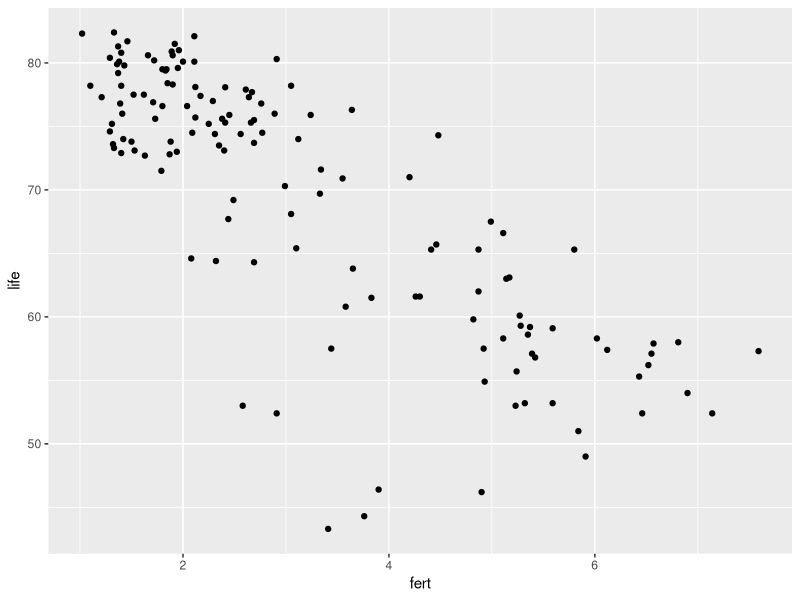
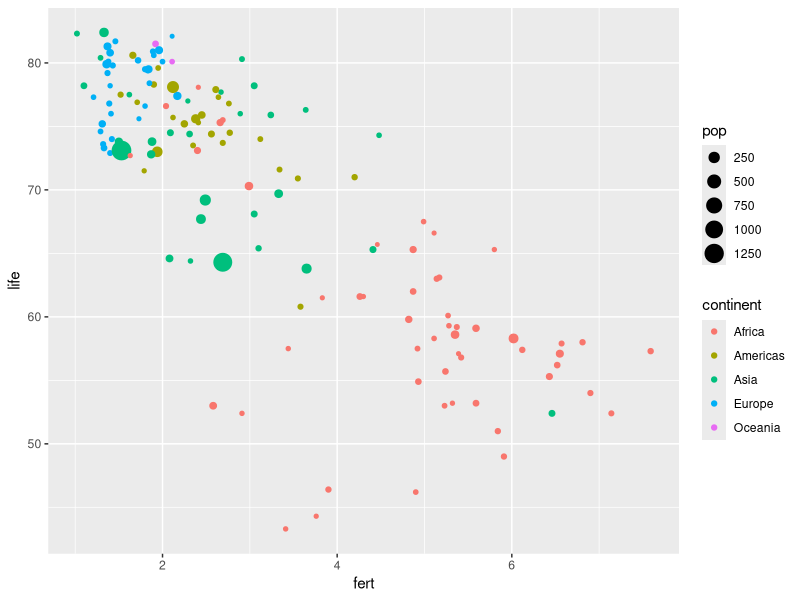
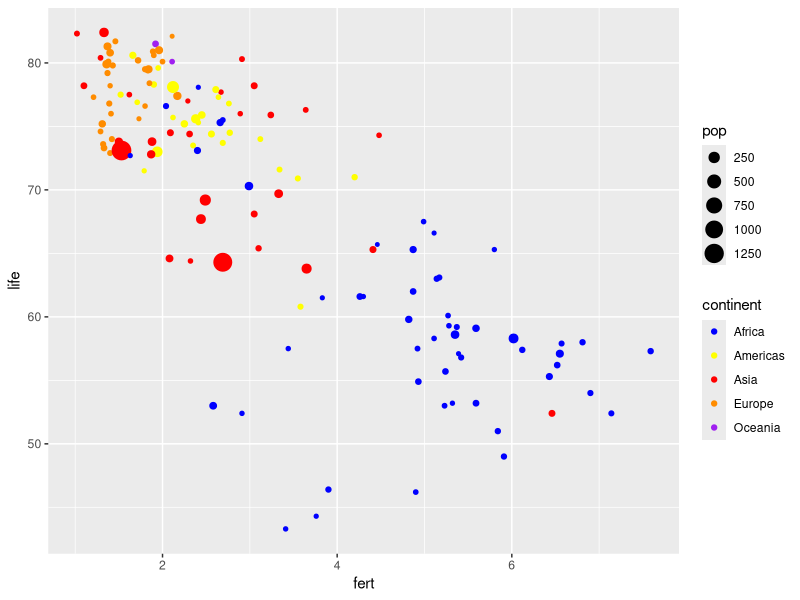
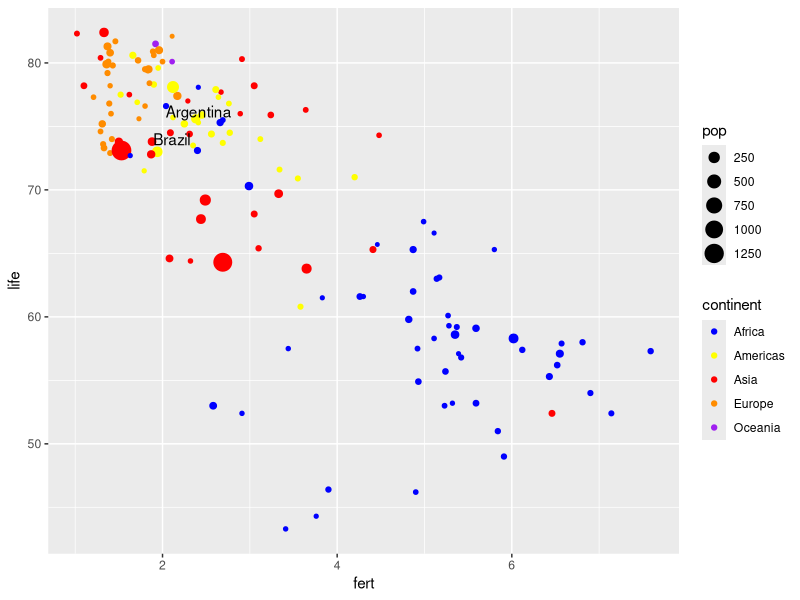
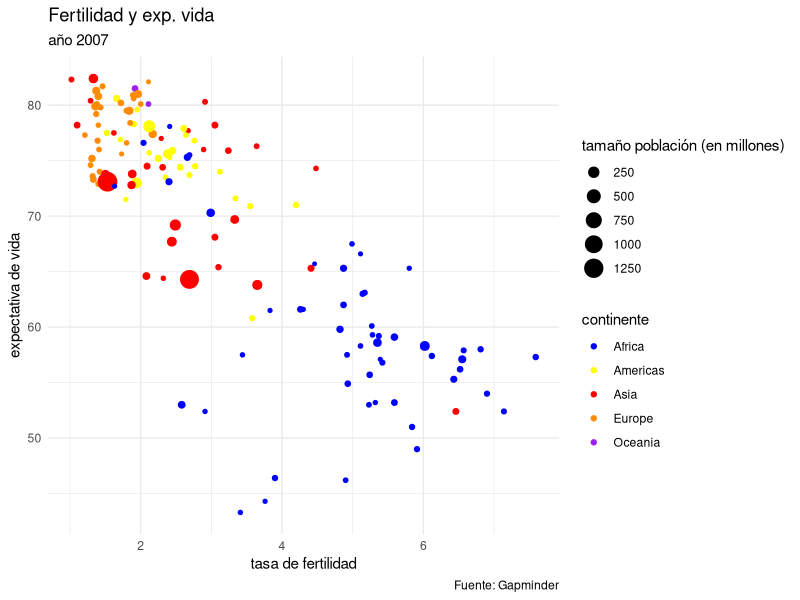
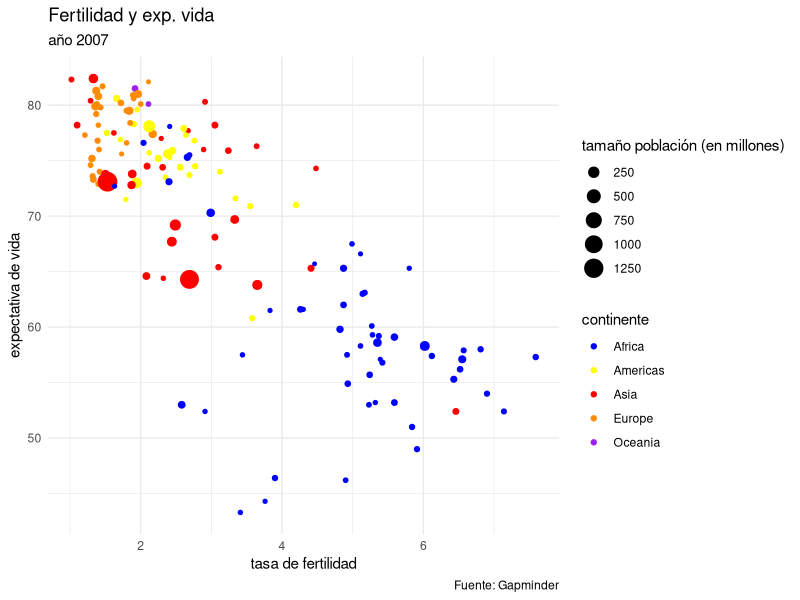

Recreate these plots in R, in order.
## ---- chunk 1
library(ggplot2)
library(tidyverse)

df <- read_csv("./data/clean_gapminder.csv")
## ---- chunk 2
#Puedo guardar los gráficos de ggplot en un objeto

g1 <- ggplot(df %>% filter(year == 2007), aes(x = fert, y = life))+
  geom_point()

g1
## ---- chunk 3
g2 <- ggplot(df %>% filter(year ==2007), aes(x = fert, y = life, size = pop, color = continent))+
  geom_point()

g2
## ---- chunk 4
vec_colores <- c("Europe" = "darkorange", "Asia" = "red", "Africa" = "blue", "Americas" = "yellow", "Oceania" = "purple")

g3 <- g2 +
  scale_color_manual(values = vec_colores)

g3
## ---- chunk 5
library(ggrepel)

df07 <- df %>% filter(year == 2007)

g2 +
  geom_text_repel(data = df07 %>%filter(country == "Brazil" | country == "Argentina"), 
                  aes(x = fert, y = life, label = country), inherit.aes = FALSE)+
  scale_color_manual(values = vec_colores)
## ---- chunk 6
g3 +
  labs(title = "Fertilidad y exp. vida",
       subtitle = "año 2007",
       size = "tamaño población (en millones)",
       color = "continente",
       y = "expectativa de vida",
       x = "tasa de fertilidad",
       caption = "Fuente: Gapminder")+
  theme_minimal()

## ---- chunk 7
ggsave('./plot_gapminder.png',
  width = 7,
  height = 3)
